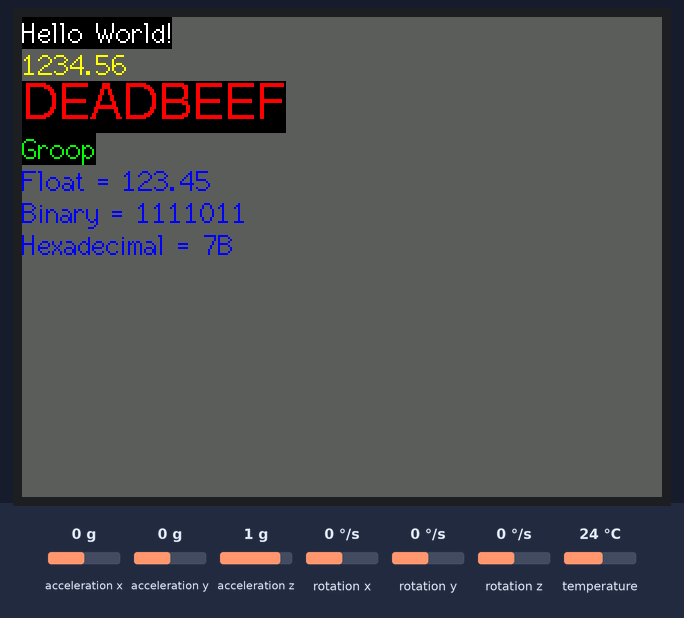
Recording of a sketch running on a simulated ESP32. Shown: 320×240 colour display. The test bench sets the inputs (shaded band); at power-on: acceleration x 0 g, acceleration y 0 g, acceleration z 1 g, rotation x 0 °/s, rotation y 0 °/s, rotation z 0 °/s, temperature 24 °C. What the sketch prints to the serial monitor is not drawn.

Above: at 0.9 s.

The sketch:

TFT_Print_Test.ino
```cpp
//  Test the tft.print() viz. embedded tft.write() function

//  This sketch used font 2, 4, 7

//  Make sure all the display driver and pin connections are correct by
//  editing the User_Setup.h file in the TFT_eSPI library folder.

//  Note that yield() or delay(0) must be called in long duration for/while
//  loops to stop the ESP8266 watchdog triggering.

//  #########################################################################
//  ###### DON'T FORGET TO UPDATE THE User_Setup.h FILE IN THE LIBRARY ######
//  #########################################################################
#include <TFT_eSPI.h> // Graphics and font library for ST7735 driver chip
#include <SPI.h>
#include <Adafruit_MPU6050.h>
#include <Adafruit_Sensor.h>
#include <Wire.h>


TFT_eSPI tft = TFT_eSPI();  // Invoke library, pins defined in User_Setup.h
Adafruit_MPU6050 mpu;

#define TFT_GREY 0x5AEB // New colour

void setup(void) {
  tft.init();
  tft.setRotation(1);
  setup_mpu();
}

void loop() {
  getMpuData();
  // Fill screen with grey so we can see the effect of printing with and without
  // a background colour defined
  tft.fillScreen(TFT_GREY);

  // Set "cursor" at top left corner of display (0,0) and select font 2
  // (cursor will move to next line automatically during printing with 'tft.println'
  //  or stay on the line is there is room for the text with tft.print)
  tft.setCursor(0, 0, 2);
  // Set the font colour to be white with a black background, set text size multiplier to 1
  tft.setTextColor(TFT_WHITE,TFT_BLACK);  tft.setTextSize(1);
  // We can now plot text on screen using the "print" class
  tft.println("Hello World!");

  // Set the font colour to be yellow with no background, set to font 7
  tft.setTextColor(TFT_YELLOW); tft.setTextFont(2);
  tft.println(1234.56);

  // Set the font colour to be red with black background, set to font 4
  tft.setTextColor(TFT_RED,TFT_BLACK);    tft.setTextFont(4);
  tft.println((long)3735928559, HEX); // Should print DEADBEEF

  // Set the font colour to be green with black background, set to font 2
  tft.setTextColor(TFT_GREEN,TFT_BLACK);
  tft.setTextFont(2);
  tft.println("Groop");

  // Test some print formatting functions
  float fnumber = 123.45;
   // Set the font colour to be blue with no background, set to font 2
  tft.setTextColor(TFT_BLUE);    tft.setTextFont(2);
  tft.print("Float = "); tft.println(fnumber);           // Print floating point number
  tft.print("Binary = "); tft.println((int)fnumber, BIN); // Print as integer value in binary
  tft.print("Hexadecimal = "); tft.println((int)fnumber, HEX); // Print as integer number in Hexadecimal

  // Sleep 1s
  delay(1000);

 // while(1) yield(); // We must yield() to stop a watchdog timeout.
}

void setup_mpu(){
  Serial.begin(115200);
  while (!Serial)
    delay(10); // will pause Zero, Leonardo, etc until serial console opens

  Serial.println("Adafruit MPU6050 test!");

  // Try to initialize!
  if (!mpu.begin()) {
    Serial.println("Failed to find MPU6050 chip");
    while (1) {
      delay(10);
    }
  }
  Serial.println("MPU6050 Found!");

  mpu.setAccelerometerRange(MPU6050_RANGE_8_G);
  Serial.print("Accelerometer range set to: ");
  switch (mpu.getAccelerometerRange()) {
  case MPU6050_RANGE_2_G:
    Serial.println("+-2G");
    break;
  case MPU6050_RANGE_4_G:
    Serial.println("+-4G");
    break;
  case MPU6050_RANGE_8_G:
    Serial.println("+-8G");
    break;
  case MPU6050_RANGE_16_G:
    Serial.println("+-16G");
    break;
  }
  mpu.setGyroRange(MPU6050_RANGE_500_DEG);
  Serial.print("Gyro range set to: ");
  switch (mpu.getGyroRange()) {
  case MPU6050_RANGE_250_DEG:
    Serial.println("+- 250 deg/s");
    break;
  case MPU6050_RANGE_500_DEG:
    Serial.println("+- 500 deg/s");
    break;
  case MPU6050_RANGE_1000_DEG:
    Serial.println("+- 1000 deg/s");
    break;
  case MPU6050_RANGE_2000_DEG:
    Serial.println("+- 2000 deg/s");
    break;
  }

  mpu.setFilterBandwidth(MPU6050_BAND_5_HZ);
  Serial.print("Filter bandwidth set to: ");
  switch (mpu.getFilterBandwidth()) {
  case MPU6050_BAND_260_HZ:
    Serial.println("260 Hz");
    break;
  case MPU6050_BAND_184_HZ:
    Serial.println("184 Hz");
    break;
  case MPU6050_BAND_94_HZ:
    Serial.println("94 Hz");
    break;
  case MPU6050_BAND_44_HZ:
    Serial.println("44 Hz");
    break;
  case MPU6050_BAND_21_HZ:
    Serial.println("21 Hz");
    break;
  case MPU6050_BAND_10_HZ:
    Serial.println("10 Hz");
    break;
  case MPU6050_BAND_5_HZ:
    Serial.println("5 Hz");
    break;
  }

  Serial.println("");
  delay(100);
}

void getMpuData(){
   /* Get new sensor events with the readings */
  sensors_event_t a, g, temp;
  mpu.getEvent(&a, &g, &temp);

  /* Print out the values */
  Serial.print("Acceleration X: ");
  Serial.print(a.acceleration.x);
  Serial.print(", Y: ");
  Serial.print(a.acceleration.y);
  Serial.print(", Z: ");
  Serial.print(a.acceleration.z);
  Serial.println(" m/s^2");

  Serial.print("Rotation X: ");
  Serial.print(g.gyro.x);
  Serial.print(", Y: ");
  Serial.print(g.gyro.y);
  Serial.print(", Z: ");
  Serial.print(g.gyro.z);
  Serial.println(" rad/s");

  Serial.print("Temperature: ");
  Serial.print(temp.temperature);
  Serial.println(" degC");

  Serial.println("");
  delay(500);
}
```
